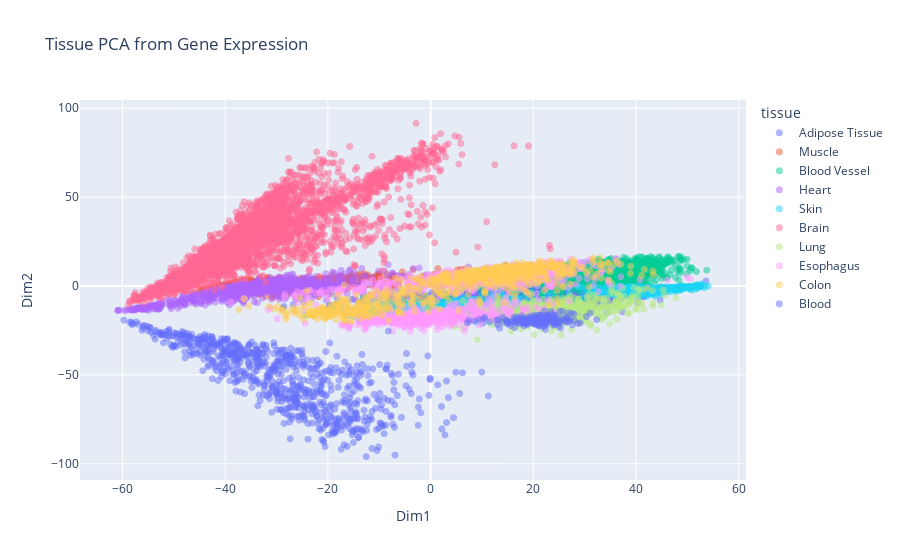

Here is the notebook cell this chart was saved with:
### Code cell
fig = px.scatter(plotPCA,x="Dim1",y="Dim2",color="tissue",hover_data=["Dim1","Dim2","Dim3","tissue"],title="Tissue PCA from Gene Expression")
fig.update_traces(marker={"size":7,"opacity":0.5})
fig.show()

### Figure 1 — Plotly figure (JSON) as saved in the notebook; plotly's stock layout.template omitted (floating-point values rounded to 4 significant figures; data arrays with more than 128 entries replaced by an {"elided": "..."} marker saying what was removed)
{"data": [{"customdata": {"elided": "1204x2 mixed values"}, "hovertemplate": "tissue=%{customdata[1]}<br>Dim1=%{x}<br>Dim2=%{y}<br>Dim3=%{customdata[0]}<extra></extra>", "legendgroup": "Adipose Tissue", "marker": {"color": "#636efa", "opacity": 0.5, "size": 7, "symbol": "circle"}, "mode": "markers", "name": "Adipose Tissue", "showlegend": true, "type": "scattergl", "x": {"elided": "1204 float values"}, "xaxis": "x", "y": {"elided": "1204 float values"}, "yaxis": "y"}, {"customdata": {"elided": "803x2 mixed values"}, "hovertemplate": "tissue=%{customdata[1]}<br>Dim1=%{x}<br>Dim2=%{y}<br>Dim3=%{customdata[0]}<extra></extra>", "legendgroup": "Muscle", "marker": {"color": "#EF553B", "opacity": 0.5, "size": 7, "symbol": "circle"}, "mode": "markers", "name": "Muscle", "showlegend": true, "type": "scattergl", "x": {"elided": "803 float values"}, "xaxis": "x", "y": {"elided": "803 float values"}, "yaxis": "y"}, {"customdata": {"elided": "1335x2 mixed values"}, "hovertemplate": "tissue=%{customdata[1]}<br>Dim1=%{x}<br>Dim2=%{y}<br>Dim3=%{customdata[0]}<extra></extra>", "legendgroup": "Blood Vessel", "marker": {"color": "#00cc96", "opacity": 0.5, "size": 7, "symbol": "circle"}, "mode": "markers", "name": "Blood Vessel", "showlegend": true, "type": "scattergl", "x": {"elided": "1335 float values"}, "xaxis": "x", "y": {"elided": "1335 float values"}, "yaxis": "y"}, {"customdata": {"elided": "861x2 mixed values"}, "hovertemplate": "tissue=%{customdata[1]}<br>Dim1=%{x}<br>Dim2=%{y}<br>Dim3=%{customdata[0]}<extra></extra>", "legendgroup": "Heart", "marker": {"color": "#ab63fa", "opacity": 0.5, "size": 7, "symbol": "circle"}, "mode": "markers", "name": "Heart", "showlegend": true, "type": "scattergl", "x": {"elided": "861 float values"}, "xaxis": "x", "y": {"elided": "861 float values"}, "yaxis": "y"}, {"customdata": {"elided": "1809x2 mixed values"}, "hovertemplate": "tissue=%{customdata[1]}<br>Dim1=%{x}<br>Dim2=%{y}<br>Dim3=%{customdata[0]}<extra></extra>", "legendgroup": "Skin", "marker": {"color": "#19d3f3", "opacity": 0.5, "size": 7, "symbol": "circle"}, "mode": "markers", "name": "Skin", "showlegend": true, "type": "scattergl", "x": {"elided": "1809 float values"}, "xaxis": "x", "y": {"elided": "1809 float values"}, "yaxis": "y"}, {"customdata": {"elided": "2642x2 mixed values"}, "hovertemplate": "tissue=%{customdata[1]}<br>Dim1=%{x}<br>Dim2=%{y}<br>Dim3=%{customdata[0]}<extra></extra>", "legendgroup": "Brain", "marker": {"color": "#FF6692", "opacity": 0.5, "size": 7, "symbol": "circle"}, "mode": "markers", "name": "Brain", "showlegend": true, "type": "scattergl", "x": {"elided": "2642 float values"}, "xaxis": "x", "y": {"elided": "2642 float values"}, "yaxis": "y"}, {"customdata": {"elided": "578x2 mixed values"}, "hovertemplate": "tissue=%{customdata[1]}<br>Dim1=%{x}<br>Dim2=%{y}<br>Dim3=%{customdata[0]}<extra></extra>", "legendgroup": "Lung", "marker": {"color": "#B6E880", "opacity": 0.5, "size": 7, "symbol": "circle"}, "mode": "markers", "name": "Lung", "showlegend": true, "type": "scattergl", "x": {"elided": "578 float values"}, "xaxis": "x", "y": {"elided": "578 float values"}, "yaxis": "y"}, {"customdata": {"elided": "1445x2 mixed values"}, "hovertemplate": "tissue=%{customdata[1]}<br>Dim1=%{x}<br>Dim2=%{y}<br>Dim3=%{customdata[0]}<extra></extra>", "legendgroup": "Esophagus", "marker": {"color": "#FF97FF", "opacity": 0.5, "size": 7, "symbol": "circle"}, "mode": "markers", "name": "Esophagus", "showlegend": true, "type": "scattergl", "x": {"elided": "1445 float values"}, "xaxis": "x", "y": {"elided": "1445 float values"}, "yaxis": "y"}, {"customdata": {"elided": "779x2 mixed values"}, "hovertemplate": "tissue=%{customdata[1]}<br>Dim1=%{x}<br>Dim2=%{y}<br>Dim3=%{customdata[0]}<extra></extra>", "legendgroup": "Colon", "marker": {"color": "#FECB52", "opacity": 0.5, "size": 7, "symbol": "circle"}, "mode": "markers", "name": "Colon", "showlegend": true, "type": "scattergl", "x": {"elided": "779 float values"}, "xaxis": "x", "y": {"elided": "779 float values"}, "yaxis": "y"}, {"customdata": {"elided": "929x2 mixed values"}, "hovertemplate": "tissue=%{customdata[1]}<br>Dim1=%{x}<br>Dim2=%{y}<br>Dim3=%{customdata[0]}<extra></extra>", "legendgroup": "Blood", "marker": {"color": "#636efa", "opacity": 0.5, "size": 7, "symbol": "circle"}, "mode": "markers", "name": "Blood", "showlegend": true, "type": "scattergl", "x": {"elided": "929 float values"}, "xaxis": "x", "y": {"elided": "929 float values"}, "yaxis": "y"}], "layout": {"legend": {"title": {"text": "tissue"}, "tracegroupgap": 0}, "title": {"text": "Tissue PCA from Gene Expression"}, "xaxis": {"anchor": "y", "domain": [0, 1], "title": {"text": "Dim1"}}, "yaxis": {"anchor": "x", "domain": [0, 1], "title": {"text": "Dim2"}}}}
